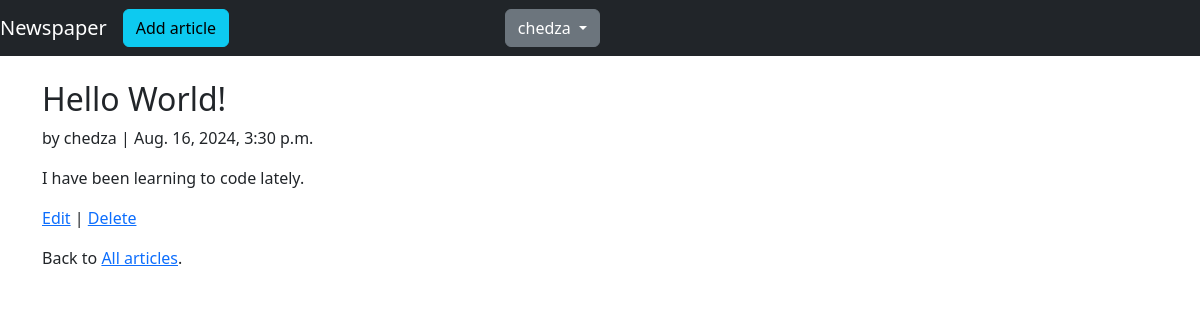
Page /articles/3/ (signed in) on the committed database.
### users/models.py (models this page shows)
class CustomUser(AbstractUser):
    age = models.PositiveIntegerField(null=True, blank=True)

### articles/models.py (models this page shows, shortened)
class Article(models.Model):
    title = models.CharField(max_length=255)
    body = models.TextField()
    date = models.DateTimeField(auto_now_add=True)
    author = models.ForeignKey(
        get_user_model(),
        on_delete = models.CASCADE,
    )

### articles/views.py (the view)
# urls.py: path('<int:pk>/', ArticleDetailView.as_view(), name='article_detail'),
class ArticleDetailView(LoginRequiredMixin, DetailView):
    model = Article
    template_name = 'article_detail.html'
    login_url = 'login'

### templates/article_detail.html
{% extends 'base.html' %}
{% block content %}
    <div class="article-entry">
        <h2>{{ object.title }}</h2>
        <p>by {{ object.author }} | {{ object.date }}</p>
        <p>{{ object.body }}</p>
    </div>
    <p><a href="{% url 'article_edit' article.pk %}">Edit</a> |
        <a href="{% url 'article_delete' article.pk %}">Delete</a>
    </p>
    <p>Back to <a href="{% url 'article_list' %}">All articles</a>.</p>
{% endblock content %}

### templates/base.html (shortened to what this page needs)
<!doctype html>
<html lang="en">
<head>
    <link href="https://cdn.jsdelivr.net/npm/bootstrap@5.3.3/dist/css/bootstrap.min.css"
        rel="stylesheet"
>
</head>
<body>
    <nav class="navbar navbar-expand-lg navbar-dark bg-dark mb-4">
        <a class="navbar-brand" href="{% url 'home' %}">Newspaper</a>
        {% if user.is_authenticated %}
            <ul class="navbar-nav mr-auto">
                <li class="nav-item">
                    <a class="btn btn-info" href="{% url 'article_new' %}" role="button">
                        Add article</a>
                </li>
            </ul>
        {% endif %}
        <div class="collapse navbar-collapse position-absolute top-10 end-50" id="navbarCollapse">
            {% if user.is_authenticated %}
                <a class="btn btn-secondary dropdown-toggle " href="#" id="userMenu"
                    data-bs-toggle="dropdown" aria-haspopup="true" aria-expanded="false">
                    {{ user.username }}
                </a>
            {% endif %}
        </div>
    </nav>
    <div class="container">
        {% block content %}
        {% endblock content %}
    </div>
</body>
</html>

### rows in the picture
CustomUser: username "chedza"
Article: title "Hello World!", author "chedza", date "Aug. 16, 2024, 3:30 p.m.", body "I have been learning to code lately."
